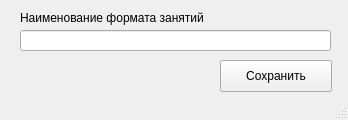
<?xml version="1.0" encoding="UTF-8"?>
<ui version="4.0">
 <class>MainWindow</class>
 <widget class="QMainWindow" name="MainWindow">
  <property name="geometry">
   <rect>
    <x>0</x>
    <y>0</y>
    <width>348</width>
    <height>120</height>
   </rect>
  </property>
  <property name="windowTitle">
   <string>MainWindow</string>
  </property>
  <widget class="QWidget" name="centralwidget">
   <widget class="QPushButton" name="pushButton">
    <property name="geometry">
     <rect>
      <x>220</x>
      <y>60</y>
      <width>112</width>
      <height>32</height>
     </rect>
    </property>
    <property name="text">
     <string>Сохранить</string>
    </property>
   </widget>
   <widget class="QLineEdit" name="lineEdit">
    <property name="geometry">
     <rect>
      <x>20</x>
      <y>30</y>
      <width>311</width>
      <height>21</height>
     </rect>
    </property>
   </widget>
   <widget class="QLabel" name="label">
    <property name="geometry">
     <rect>
      <x>20</x>
      <y>10</y>
      <width>261</width>
      <height>16</height>
     </rect>
    </property>
    <property name="text">
     <string>Наименование формата занятий</string>
    </property>
   </widget>
  </widget>
  <widget class="QStatusBar" name="statusbar"/>
 </widget>
 <resources/>
 <connections/>
</ui>
